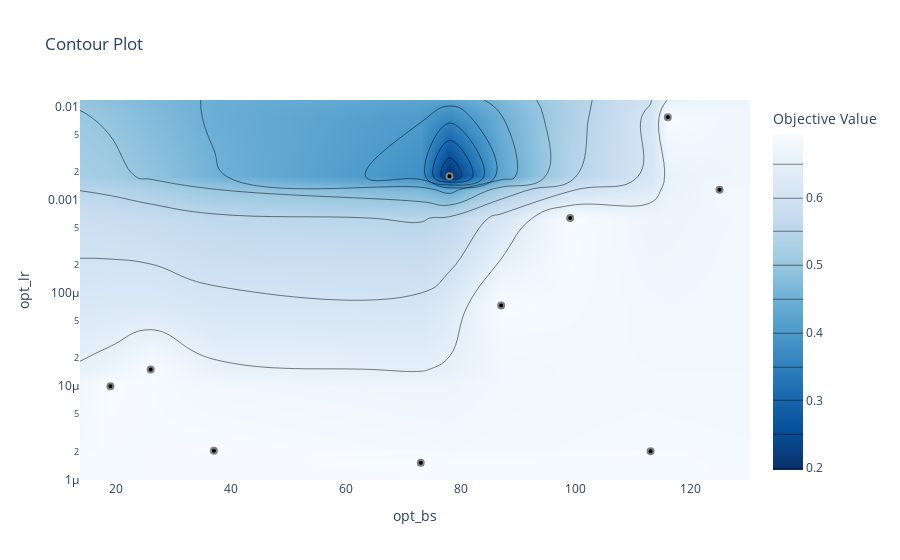

Write notebook code for a chart like this one.
### Code cell
from optuna.visualization import plot_contour
plot_contour(study, params=["opt_lr", "opt_bs"])

### Figure 1 — Plotly figure (JSON) as saved in the notebook; plotly's stock layout.template omitted (floating-point values rounded to 4 significant figures; data arrays with more than 128 entries replaced by an {"elided": "..."} marker saying what was removed)
{"data": [{"colorbar": {"title": {"text": "Objective Value"}}, "colorscale": [[0, "rgb(247,251,255)"], [0.125, "rgb(222,235,247)"], [0.25, "rgb(198,219,239)"], [0.375, "rgb(158,202,225)"], [0.5, "rgb(107,174,214)"], [0.625, "rgb(66,146,198)"], [0.75, "rgb(33,113,181)"], [0.875, "rgb(8,81,156)"], [1, "rgb(8,48,107)"]], "connectgaps": true, "contours": {"coloring": "heatmap"}, "hoverinfo": "none", "line": {"smoothing": 1.3}, "reversescale": true, "type": "contour", "x": [13.7, 19, 26, 37, 73, 78, 87, 99, 113, 116, 125, 130.3], "y": [9.889e-07, 1.515e-06, 2.014e-06, 2.04e-06, 9.983e-06, 1.508e-05, 7.333e-05, 0.0006353, 0.001277, 0.00178, 0.007633, 0.01169], "z": {"elided": "12x12 float values"}}, {"marker": {"color": "black", "line": {"color": "Gray", "width": 2}}, "mode": "markers", "name": "Feasible Trial", "showlegend": false, "type": "scatter", "x": [26, 87, 73, 116, 99, 19, 37, 78, 125, 113], "y": [1.508e-05, 7.333e-05, 1.515e-06, 0.007633, 0.0006353, 9.983e-06, 2.04e-06, 0.00178, 0.001277, 2.014e-06]}, {"marker": {"color": "#cccccc", "line": {"color": "Gray", "width": 2}}, "mode": "markers", "name": "Infeasible Trial", "showlegend": false, "type": "scatter", "x": [], "y": []}], "layout": {"title": {"text": "Contour Plot"}, "xaxis": {"range": [13.7, 130.3], "title": {"text": "opt_bs"}}, "yaxis": {"range": [-6.005, -1.932], "title": {"text": "opt_lr"}, "type": "log"}}}
